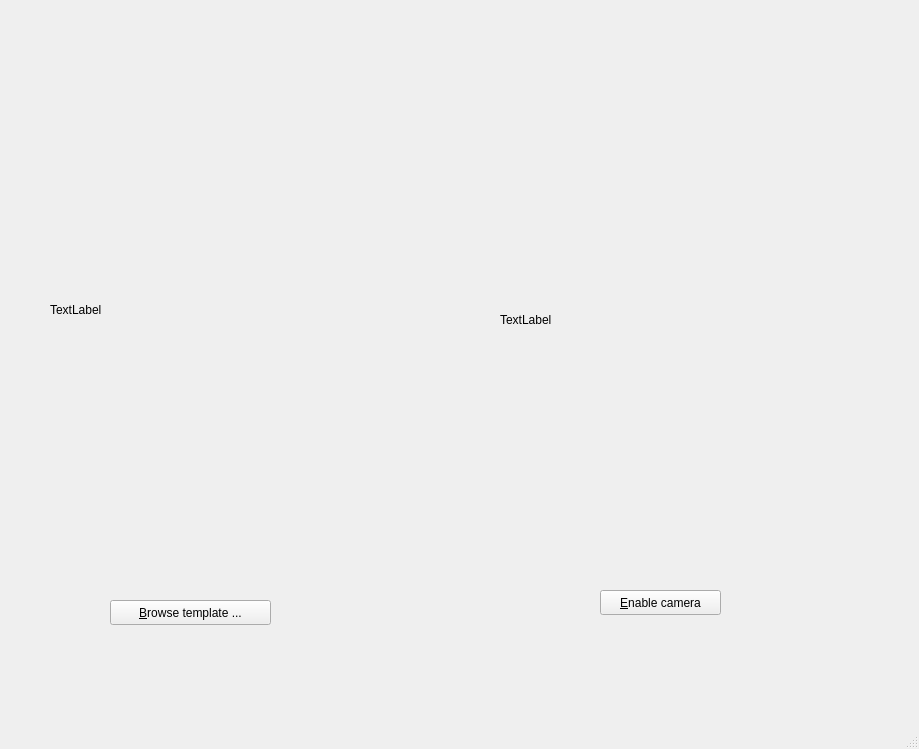
<?xml version="1.0" encoding="UTF-8"?>
<ui version="4.0">
 <class>MainWindow</class>
 <widget class="QMainWindow" name="MainWindow">
  <property name="geometry">
   <rect>
    <x>0</x>
    <y>0</y>
    <width>919</width>
    <height>749</height>
   </rect>
  </property>
  <property name="windowTitle">
   <string>SIFT Demo</string>
  </property>
  <widget class="QWidget" name="centralwidget">
   <widget class="QPushButton" name="browse_button">
    <property name="geometry">
     <rect>
      <x>110</x>
      <y>600</y>
      <width>161</width>
      <height>25</height>
     </rect>
    </property>
    <property name="text">
     <string>&amp;Browse template ...</string>
    </property>
    <property name="autoDefault">
     <bool>false</bool>
    </property>
    <property name="default">
     <bool>false</bool>
    </property>
    <property name="flat">
     <bool>false</bool>
    </property>
   </widget>
   <widget class="QPushButton" name="toggle_cam_button">
    <property name="geometry">
     <rect>
      <x>600</x>
      <y>590</y>
      <width>121</width>
      <height>25</height>
     </rect>
    </property>
    <property name="text">
     <string>&amp;Enable camera</string>
    </property>
   </widget>
   <widget class="QLabel" name="live_image_label">
    <property name="geometry">
     <rect>
      <x>500</x>
      <y>200</y>
      <width>320</width>
      <height>240</height>
     </rect>
    </property>
    <property name="text">
     <string>TextLabel</string>
    </property>
   </widget>
   <widget class="QLabel" name="template_label">
    <property name="geometry">
     <rect>
      <x>50</x>
      <y>190</y>
      <width>320</width>
      <height>240</height>
     </rect>
    </property>
    <property name="text">
     <string>TextLabel</string>
    </property>
   </widget>
  </widget>
  <widget class="QMenuBar" name="menubar">
   <property name="geometry">
    <rect>
     <x>0</x>
     <y>0</y>
     <width>919</width>
     <height>22</height>
    </rect>
   </property>
  </widget>
  <widget class="QStatusBar" name="statusbar"/>
 </widget>
 <resources/>
 <connections/>
</ui>
